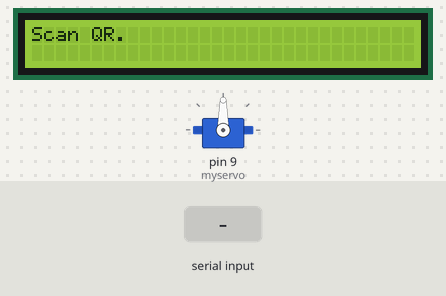
A sketch run on a simulated Arduino Uno, built with avr-gcc and run on an emulated ATmega328P. On the bench: servo, 32×2 character LCD. Inputs (shaded band) come from the test bench.

Above: at 1.2 s.
1.3 s: byte 30 received over Serial
At 2.7 s:
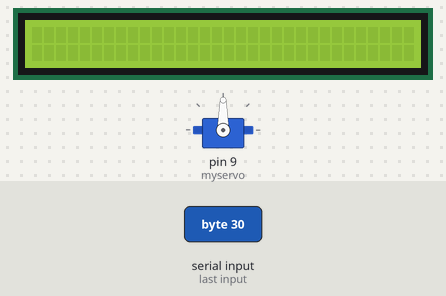
3.2 s: byte 90 received over Serial
At 4.2 s:
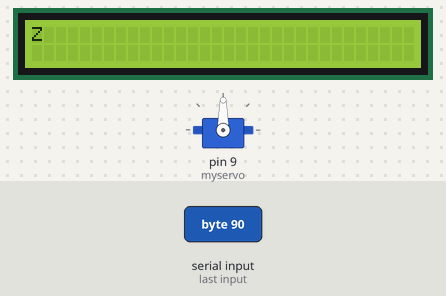
5.1 s: byte 120 received over Serial
At 5.35 s:
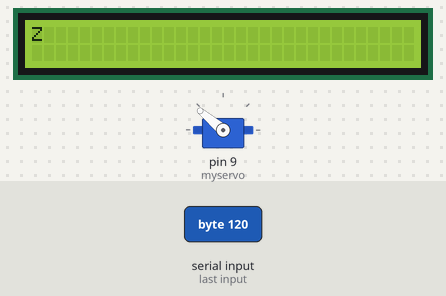
Timing chart, 0 to 8.1 s (numbered marks = the images above; inputs shaded):
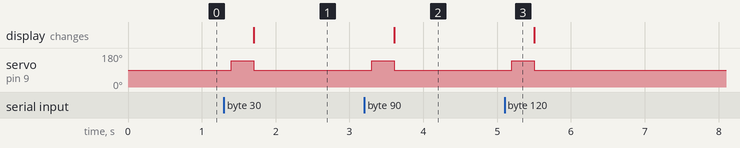

Measured:
- after the input at 1.3 s, servo on pin 9 (myservo): 90° → 140° after 0.10 s, → 90° 0.30 s later; the display: changes after 0.40 s (image 1)
- after the input at 3.2 s, servo on pin 9 (myservo): 90° → 140° after 0.10 s, → 90° 0.30 s later; the display: changes after 0.40 s (image 2)
- after the input at 5.1 s, servo on pin 9 (myservo): 90° → 140° after 0.10 s, → 90° 0.30 s later

The sketch:

arduino_atm.ino
```cpp
#include <LiquidCrystal.h>
#include <Servo.h>

Servo myservo;

LiquidCrystal lcd(12, 11, 5, 4, 3, 2);

void setup() {
  Serial.begin(9600);
  myservo.attach(9);
  lcd.begin(32, 2);
  lcd.print("Scan QR.");
}

void loop() {
  if (Serial.available()) {
    delay(100); //wait some time for the data to fully be read
    myservo.write(140);
    delay(300);
    myservo.write(90);
    lcd.clear();
    while (Serial.available() > 0) {
      char c = Serial.read();
      lcd.write(c);
    }

  }
}
```
